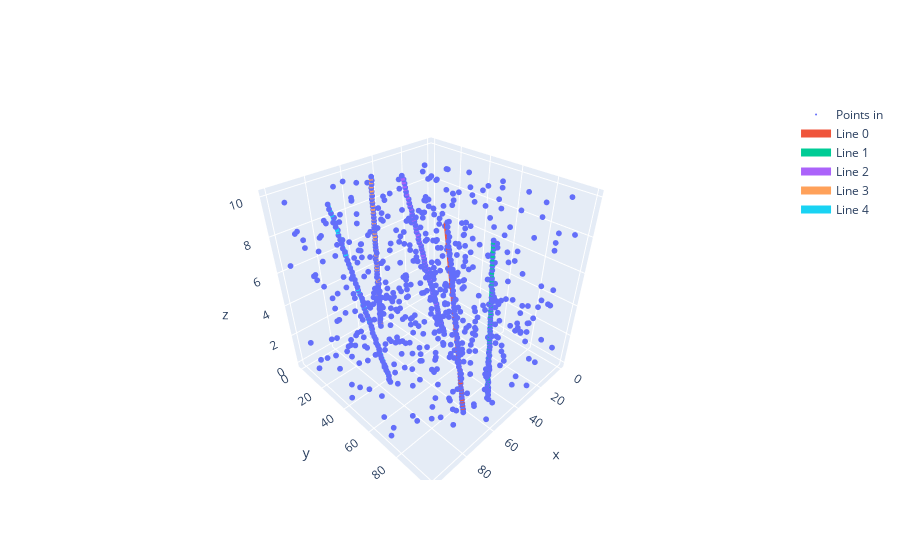

Notebook code for this chart:
### Code cell
movement_data = generate_moving_objects(min_objects=5, max_objects=5, fake_detections_intensity=10)
detect_lines(movement_data, threshold=30)
